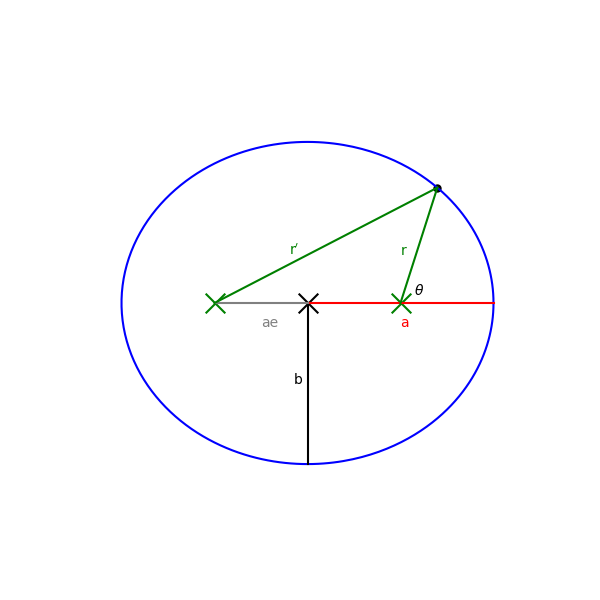

Generate this figure with Python:
import numpy as np
import matplotlib.pyplot as plt

# show the ellipse geometry

# M. Zingale (2009-02-13)


def ellipse():

    # theta ranges from 0 to 2pi
    npts = 250
    theta = np.arange(npts)*2.0*np.pi/(npts-1)

    e = 0.5
    a = 1.0
    b = a*np.sqrt(1-e*e)

    n = npts//5

    r = a*(1.0 - e*e)/(1.0 + e*np.cos(theta))

    x = r*np.cos(theta)
    y = r*np.sin(theta)


    # plotting
    plt.clf()

    ax = plt.gca()
    ax.set_aspect("equal", "datalim")
    plt.axis("off")

    # Draw the ellipse
    plt.plot(x,y,color="b")

    # draw our current point
    plt.scatter([x[n]],[y[n]], color="k", s=25)

    # second foci
    plt.scatter([-2.0*a*e],[0], color="g", marker="x", s=200)

    # primary foci
    plt.scatter([0], [0], color="g", marker="x", s=200)

    # center
    plt.scatter([-a*e], [0], color='k', marker="x", s=200)

    # draw the semi-major axis
    plt.plot([-a*e,a*(1-e)],[0,0], color='r')
    plt.text(0.5*a - a*e, -0.15*b, "a", color='r')

    # draw the semi-minor axis
    plt.plot([-a*e,-a*e], [0,-b], color='k')
    plt.text(-a*e-0.15*a*e, -0.5*b, "b", color='k')

    plt.plot([-a*e, -2*a*e], [0,0], color="0.5")
    plt.text(-1.5*a*e, -0.15*b, "ae", color="0.5")

    # draw lines connecting the foci to the current point
    plt.plot([0,x[n]],[0,y[n]], color="g")
    plt.text(0, 0.3*b, "r", color="g")

    plt.plot([-2.0*a*e,x[n]],[0,y[n]], color="g")
    plt.text(-a*e-0.1*a, 0.3*b, r"r$^\prime$", color="g")
    # indicate the angle
    plt.text(0.075*a, 0.05*b, r"$\theta$", color="k")

    plt.axis([-1.75,.75,-1.25,1.25])

    f = plt.gcf()
    f.set_size_inches(6.0,6.0)

    outfile = "ellipse_geom.png"
    plt.savefig(outfile)


if __name__== "__main__":
    ellipse()
